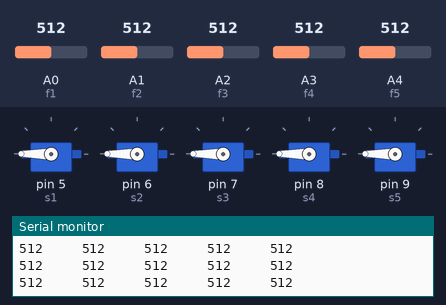
The sketch below on a simulated Arduino Uno, built with avr-gcc and run on an emulated ATmega328P. Parts: 5 × servo, the last lines printed to the serial monitor. The test bench sets the inputs (shaded band); at power-on: A0 (f1) = 512, A1 (f2) = 512, A2 (f3) = 512, A3 (f4) = 512, A4 (f5) = 512.

Above: at 1.2 s.
1.3 s: A0 (f1) set to 992
At 2.3 s:
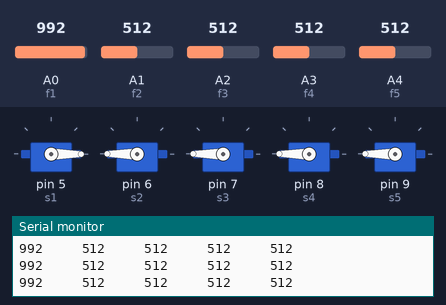
3.0 s: A1 (f2) set to 992
At 3.9 s:
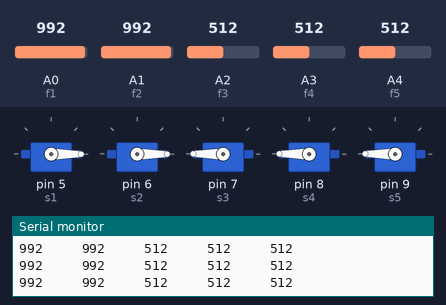
4.5 s: A2 (f3) set to 992
At 5.5 s:
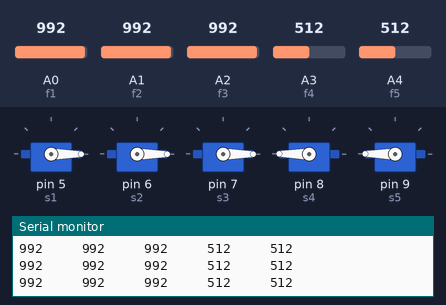
6.0 s: A3 (f4) set to 992
At 7.1 s:
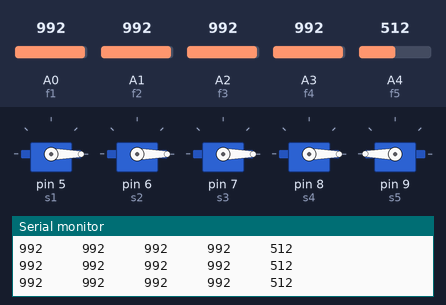
7.5 s: A4 (f5) set to 992
At 8.7 s:
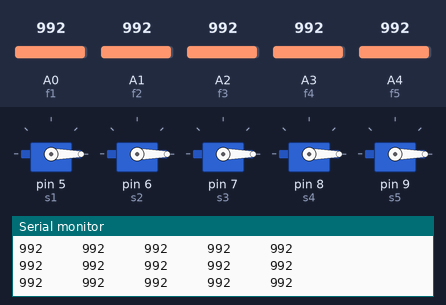
9.0 s: A0 (f1) set to 716
At 10.3 s:
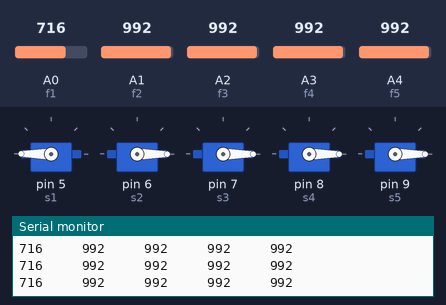
Timing chart, 0 to 11.5 s (numbered marks = the images above; inputs shaded):
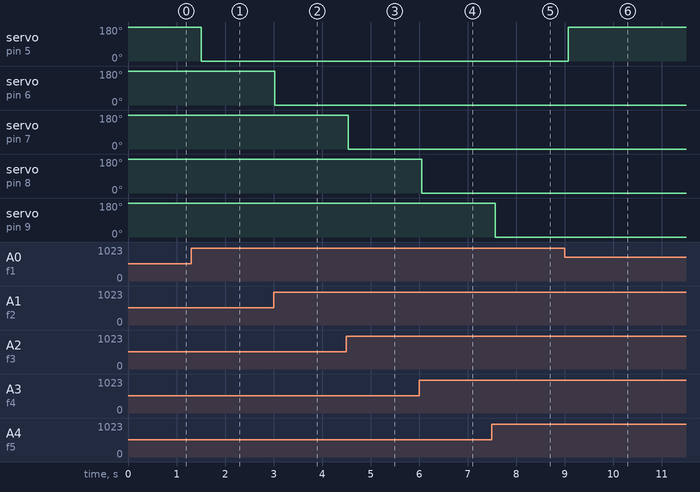

Measured:
- after the input at 1.3 s, servo on pin 5 (s1): 180° → 0° after 0.21 s
- after the input at 3.0 s, servo on pin 6 (s2): 180° → 0° at once
- after the input at 4.5 s, servo on pin 7 (s3): 180° → 0° at once
- after the input at 6.0 s, servo on pin 8 (s4): 180° → 0° after 0.05 s
- after the input at 7.5 s, servo on pin 9 (s5): 180° → 0° after 0.07 s
- after the input at 9.0 s, servo on pin 5 (s1): 0° → 180° after 0.08 s

The sketch:

glove_controlled_hand_code.ino
```cpp
#include <Servo.h>

int s1=5;
int s2=6;
int s3=7;
int s4=8;
int s5=9;
int f1=A0;
int f2=A1;
int f3=A2;
int f4=A3;
int f5=A4;
int invert_angle1;
int invert_angle2;
int invert_angle3;
int invert_angle4;
int invert_angle5;
int servo_pos1;
int servo_pos2;
int servo_pos3;
int servo_pos4;
int servo_pos5;
int flex_pos1;
int flex_pos2;
int flex_pos3;
int flex_pos4;
int flex_pos5;
Servo servo1;
Servo servo2;
Servo servo3;
Servo servo4;
Servo servo5;

void setup() {
  // put your setup code here, to run once:
pinMode(s1,OUTPUT);
pinMode(s2,OUTPUT);
pinMode(s3,OUTPUT);
pinMode(s4,OUTPUT);
pinMode(s5,OUTPUT);
pinMode(f1,INPUT);
pinMode(f2,INPUT);
pinMode(f3,INPUT);
pinMode(f4,INPUT);
pinMode(f5,INPUT);
servo1.attach(s1);
servo2.attach(s2);
servo3.attach(s3);
servo4.attach(s4);
servo5.attach(s5);
Serial.begin(9600);
}

void loop() {
  // put your main code here, to run repeatedly:
flex_pos1=analogRead(f1);
flex_pos2=analogRead(f2);
flex_pos3=analogRead(f3);
flex_pos4=analogRead(f4);
flex_pos5=analogRead(f5);

servo_pos1=map(flex_pos1,820,945,0,180);
servo_pos1=constrain(servo_pos1,0,180);
invert_angle1=180-servo_pos1;
servo1.write(invert_angle1);

servo_pos2=map(flex_pos2,803,908,0,180);
servo_pos2=constrain(servo_pos2,0,180);
invert_angle2=180-servo_pos2;
servo2.write(invert_angle2);

servo_pos3=map(flex_pos3,866,955,0,180);
servo_pos3=constrain(servo_pos3,0,180);
invert_angle3=180-servo_pos3;
servo3.write(invert_angle3);

servo_pos4=map(flex_pos4,845,955,0,180);
servo_pos4=constrain(servo_pos4,0,180);
invert_angle4=180-servo_pos4;
servo4.write(invert_angle4);

servo_pos5=map(flex_pos5,802,953,0,180);
servo_pos5=constrain(servo_pos5,0,180);
invert_angle5=180-servo_pos5;
servo5.write(invert_angle5);

delay(250);

Serial.print(flex_pos1);
Serial.print("     ");
Serial.print(flex_pos2);
Serial.print("     ");
Serial.print(flex_pos3);
Serial.print("     ");
Serial.print(flex_pos4);
Serial.print("     ");
Serial.println(flex_pos5);
}
```
